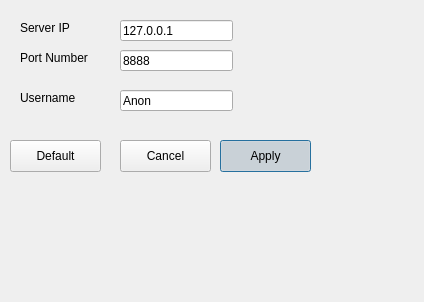
<?xml version="1.0" encoding="UTF-8"?>
<ui version="4.0">
 <class>ServerSettings</class>
 <widget class="QDialog" name="ServerSettings">
  <property name="geometry">
   <rect>
    <x>0</x>
    <y>0</y>
    <width>424</width>
    <height>302</height>
   </rect>
  </property>
  <property name="windowTitle">
   <string>Dialog</string>
  </property>
  <widget class="QLabel" name="label">
   <property name="geometry">
    <rect>
     <x>20</x>
     <y>20</y>
     <width>61</width>
     <height>16</height>
    </rect>
   </property>
   <property name="text">
    <string>Server IP</string>
   </property>
  </widget>
  <widget class="QLabel" name="label_2">
   <property name="geometry">
    <rect>
     <x>20</x>
     <y>50</y>
     <width>91</width>
     <height>16</height>
    </rect>
   </property>
   <property name="text">
    <string>Port Number</string>
   </property>
  </widget>
  <widget class="QLineEdit" name="iP">
   <property name="geometry">
    <rect>
     <x>120</x>
     <y>20</y>
     <width>113</width>
     <height>21</height>
    </rect>
   </property>
   <property name="text">
    <string>127.0.0.1</string>
   </property>
  </widget>
  <widget class="QLineEdit" name="port">
   <property name="geometry">
    <rect>
     <x>120</x>
     <y>50</y>
     <width>113</width>
     <height>21</height>
    </rect>
   </property>
   <property name="text">
    <string>8888</string>
   </property>
  </widget>
  <widget class="QLineEdit" name="uName">
   <property name="geometry">
    <rect>
     <x>120</x>
     <y>90</y>
     <width>113</width>
     <height>21</height>
    </rect>
   </property>
   <property name="text">
    <string>Anon</string>
   </property>
  </widget>
  <widget class="QLabel" name="label_3">
   <property name="geometry">
    <rect>
     <x>20</x>
     <y>90</y>
     <width>91</width>
     <height>16</height>
    </rect>
   </property>
   <property name="text">
    <string>Username</string>
   </property>
  </widget>
  <widget class="QPushButton" name="apply">
   <property name="geometry">
    <rect>
     <x>220</x>
     <y>140</y>
     <width>91</width>
     <height>32</height>
    </rect>
   </property>
   <property name="text">
    <string>Apply</string>
   </property>
   <property name="checkable">
    <bool>true</bool>
   </property>
   <property name="checked">
    <bool>true</bool>
   </property>
  </widget>
  <widget class="QPushButton" name="cancel">
   <property name="geometry">
    <rect>
     <x>120</x>
     <y>140</y>
     <width>91</width>
     <height>32</height>
    </rect>
   </property>
   <property name="text">
    <string>Cancel</string>
   </property>
  </widget>
  <widget class="QPushButton" name="default_2">
   <property name="geometry">
    <rect>
     <x>10</x>
     <y>140</y>
     <width>91</width>
     <height>32</height>
    </rect>
   </property>
   <property name="text">
    <string>Default</string>
   </property>
  </widget>
  <widget class="QLabel" name="backGround">
   <property name="geometry">
    <rect>
     <x>0</x>
     <y>0</y>
     <width>424</width>
     <height>302</height>
    </rect>
   </property>
   <property name="styleSheet">
    <string notr="true">background-image: url(:/new/Images/Images/FlowerPower.jpg);</string>
   </property>
   <property name="text">
    <string/>
   </property>
  </widget>
  <zorder>backGround</zorder>
  <zorder>label</zorder>
  <zorder>label_2</zorder>
  <zorder>iP</zorder>
  <zorder>port</zorder>
  <zorder>uName</zorder>
  <zorder>label_3</zorder>
  <zorder>apply</zorder>
  <zorder>cancel</zorder>
  <zorder>default_2</zorder>
 </widget>
 <resources/>
 <connections/>
</ui>
